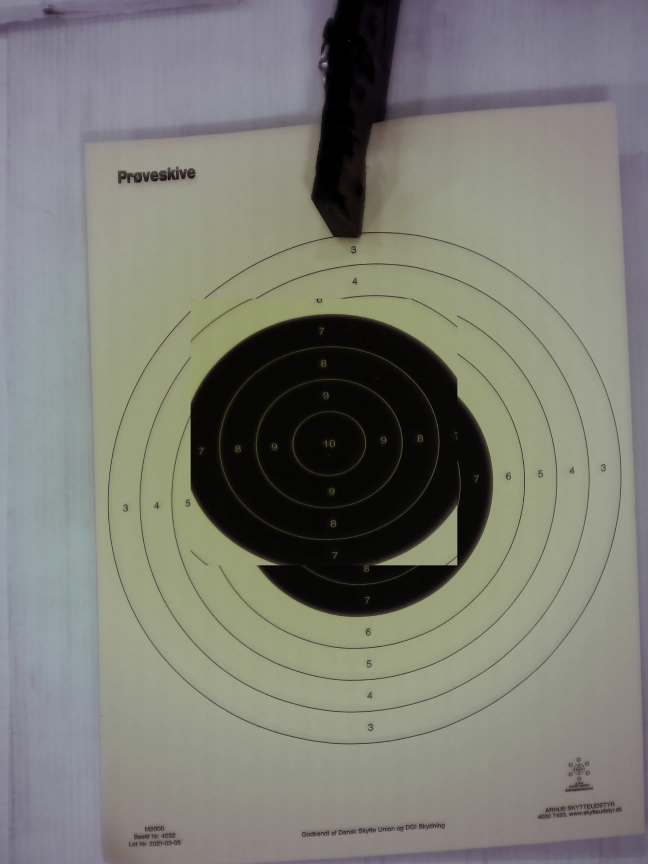
#> input picture test_corrected.jpg, 1944 x 2592 px, given in place of 10-shot-1.mkv, which was not available (shown at 1/3 size)
$ python find_first_shot.py
#> lines starting #> are read from the running program, lines starting #| are printed output that depends on the picture; pictures that were not available may be replaced by others from this repository, and a replacement may not be noted
### perspective.py
#!/usr/bin/env python3
"""
Perspective transformation and ellipse detection utilities
Handles ellipse detection, ellipse-to-circle transformation, debug visualization, and related calculations
"""
import cv2
import numpy as np
import os
import time
import yaml


class Perspective:
    """Handles perspective correction and ellipse detection for camera targeting systems"""

    def __init__(self, calibration_file="perspective_calibration.yaml"):
        self.calibration_file = calibration_file
        self.saved_perspective_matrix = None
        self.saved_ellipse_data = None
        self.saved_checkerboard_data = None
        self.calibration_method = None  # 'ellipse' or 'checkerboard'
        self.calibration_resolution = None
        self.debug_mode = False
        self.debug_frame = None

        # Load saved calibration on startup
        self.load_calibration()

    def set_debug_mode(self, enabled):
        """Enable or disable debug visualization"""
        self.debug_mode = enabled

    def get_debug_frame(self):
        """Get the current debug frame"""
        return self.debug_frame

    # [882 lines left out: functions analyze_ring_detection, experimental_ellipse_detection, draw_all_ellipses, create_ellipse_to_circle_transform, measure_circle_circularity, transform_ellipse_center and 10 more, not called in this run]

    def apply_perspective_correction(self, frame, matrix=None, output_size=None):
        """
        Apply perspective correction to frame using the original frame dimensions
        Handles both affine (2x3) and perspective (3x3) transformation matrices
        """
        # Use saved matrix if none provided
        if matrix is None:
            matrix = self.saved_perspective_matrix

        if matrix is None:
            return None

        # Use original frame dimensions if output_size not specified
        if output_size is None:
            input_height, input_width = frame.shape[:2]
            output_size = (input_width, input_height)

        # Apply the transformation
        if matrix.shape == (2, 3):
            return cv2.warpAffine(frame, matrix, output_size)
        elif matrix.shape == (3, 3):
            return cv2.warpPerspective(frame, matrix, output_size)
        else:
            print(f"Unsupported matrix shape: {matrix.shape}")
            return None

    # [33 lines left out: function save_calibration, not called in this run]

    def load_calibration(self):
        """Load perspective calibration from YAML file"""
        if not os.path.exists(self.calibration_file):
            print(f"No calibration file found at {self.calibration_file}")
            return False, "No calibration file found"

        try:
            with open(self.calibration_file, 'r') as f:
                calibration_data = yaml.safe_load(f)

            # Load perspective matrix and resolution
            if 'perspective_matrix' in calibration_data:
                self.saved_perspective_matrix = np.array(calibration_data['perspective_matrix'], dtype=np.float32)
                self.calibration_resolution = calibration_data.get('camera_resolution', None)

            # Load calibration method
            self.calibration_method = calibration_data.get('calibration_method', 'unknown')

            # Load method-specific data
            if 'ellipse_data' in calibration_data:
                self.saved_ellipse_data = calibration_data['ellipse_data']
            if 'checkerboard_data' in calibration_data:
                self.saved_checkerboard_data = calibration_data['checkerboard_data']

            timestamp = calibration_data.get('timestamp', 0)
            age_hours = (time.time() - timestamp) / 3600

            method_name = self.calibration_method or 'unknown'
            print(f"Perspective calibration ({method_name}) loaded from {self.calibration_file} (age: {age_hours:.1f} hours)")
            return True, f"Calibration loaded successfully ({method_name}, age: {age_hours:.1f}h)"

        except Exception as e:
            error_msg = f"Failed to load calibration: {str(e)}"
            print(error_msg)
            return False, error_msg

    # [567 lines left out: functions detect_checkerboard_corners, create_checkerboard_perspective_transform, calibrate_perspective_checkerboard, calibrate_perspective_ellipse_iterative, _create_iterative_debug_frame, calibrate_perspective and 1 more, not called in this run]

    def get_perspective_matrix(self):
        """Get the current perspective matrix"""
        return self.saved_perspective_matrix

### find_first_shot.py
#!/usr/bin/env python3
"""
Find the exact frame where the first shot appears (between frames 50-100)
"""

import cv2
import numpy as np
from perspective import Perspective


def scan_frame_range(video_path, start_frame, end_frame, reference_frame_num=50):
    """
    Scan a range of frames to find where the first shot appears
    """
#> called with video_path = 'samples/10-shot-1.mkv', start_frame = 50, end_frame = 100, reference_frame_num = 50
    cap = cv2.VideoCapture(video_path)
    fps = cap.get(cv2.CAP_PROP_FPS)

    perspective = Perspective()

    # Get reference frame (clean target)
    cap.set(cv2.CAP_PROP_POS_FRAMES, reference_frame_num)
    ret, ref_frame = cap.read()
#> ref_frame is the input picture: shape (2592, 1944, 3); mean B, G, R 116.2, 124.1, 123.8
    if not ret:
        print(f"❌ Could not read reference frame {reference_frame_num}")
        return None

    ref_frame = cv2.rotate(ref_frame, cv2.ROTATE_90_COUNTERCLOCKWISE)
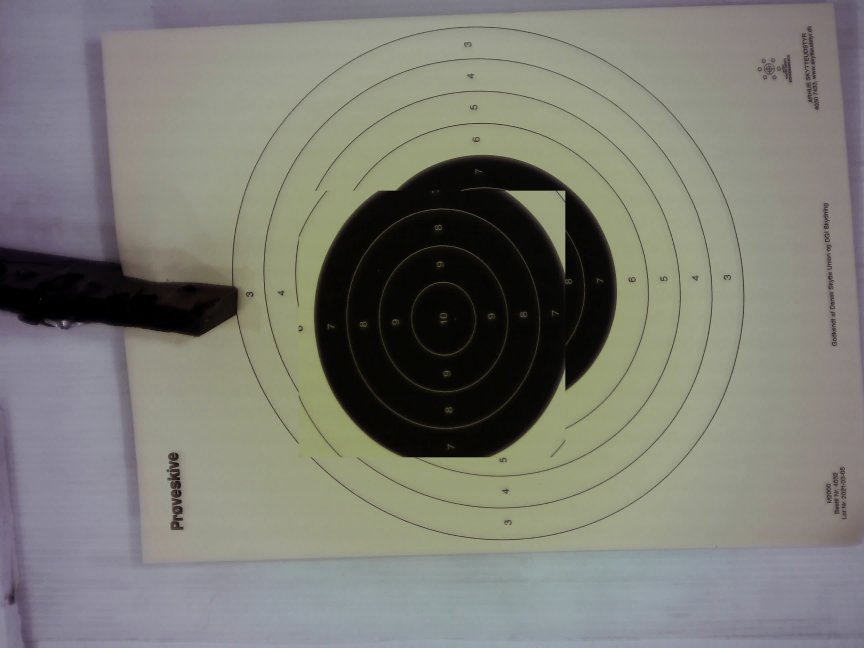
#> ref_frame: shape (1944, 2592, 3) (shown at 1/3 size); mean B, G, R 116.2, 124.1, 123.8
    ref_frame = perspective.apply_perspective_correction(ref_frame)
#> in apply_perspective_correction, `return cv2.warpPerspective(frame, matrix, output_size)`:
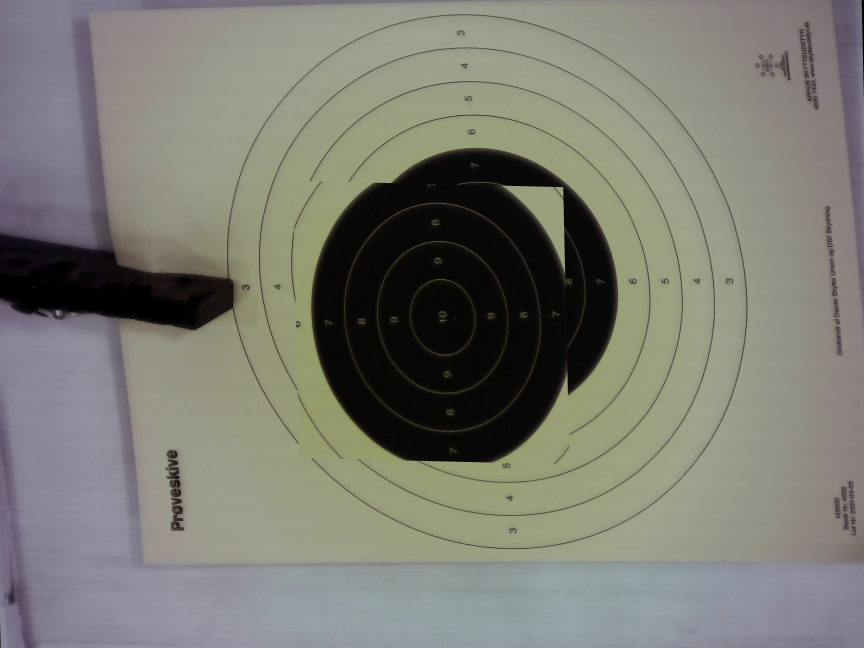
#> returned value: shape (1944, 2592, 3) (shown at 1/3 size); mean of channels 0, 1, 2 115.1, 124.1, 123.7; drawn as B, G, R
    ref_gray = cv2.cvtColor(ref_frame, cv2.COLOR_BGR2GRAY)
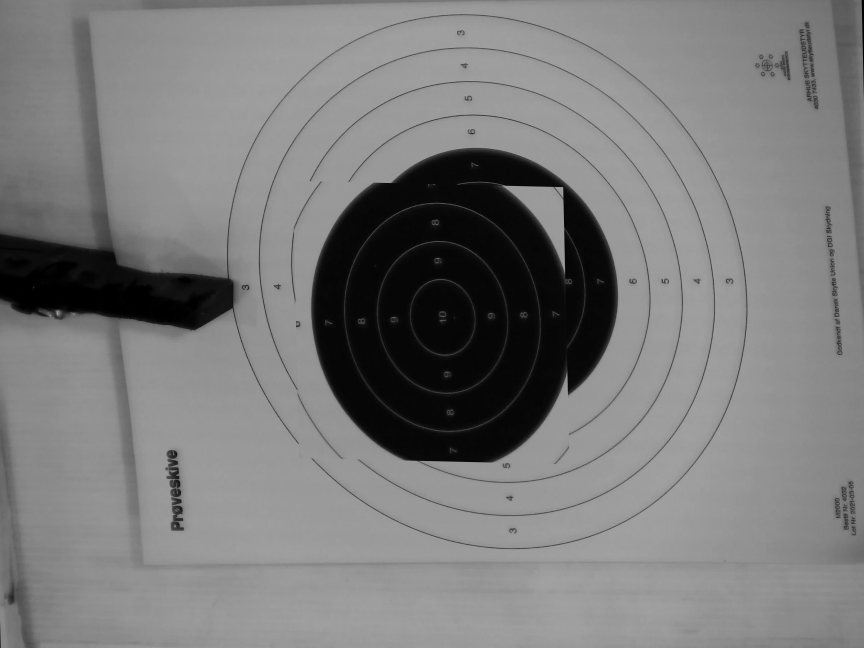
#> ref_gray: shape (1944, 2592) (shown at 1/3 size); min 0, max 199, mean 123

    print(f"🔍 Scanning frames {start_frame} to {end_frame} (reference: frame {reference_frame_num})")
    print(f"=" * 70)

    results = []

    for frame_num in range(start_frame, end_frame + 1):
        cap.set(cv2.CAP_PROP_POS_FRAMES, frame_num)
        ret, frame = cap.read()
        if not ret:
            break

        # Apply transformations
        frame = cv2.rotate(frame, cv2.ROTATE_90_COUNTERCLOCKWISE)
        frame = perspective.apply_perspective_correction(frame)
        gray = cv2.cvtColor(frame, cv2.COLOR_BGR2GRAY)

        # Calculate difference
        diff = cv2.absdiff(ref_gray, gray)
        mean_diff = np.mean(diff)
        max_diff = np.max(diff)

        # Count pixels with significant change (> 10 intensity units)
        significant_change = np.sum(diff > 10)

        time_sec = frame_num / fps

        results.append({
            'frame': frame_num,
            'time': time_sec,
            'mean_diff': mean_diff,
            'max_diff': max_diff,
            'changed_pixels': significant_change
        })

        # Print every frame in this range
        marker = ""
        if mean_diff > 2.0:
            marker = "  ⚠️  HIGH DIFF"
        elif mean_diff > 1.0:
            marker = "  ⚡ MEDIUM"

        print(f"Frame {frame_num:3d} ({time_sec:5.2f}s): mean={mean_diff:5.2f}, "
              f"max={max_diff:3.0f}, changed_px={significant_change:6d}{marker}")
#> this loop made 30 passes
#| Frame  50 ( 1.67s): mean= 0.00, max=  0, changed_px=     0
#| Frame  51 ( 1.70s): mean= 0.00, max=  0, changed_px=     0
#| Frame  52 ( 1.73s): mean= 0.00, max=  0, changed_px=     0
#| Frame  53 ( 1.77s): mean= 0.00, max=  0, changed_px=     0
#| Frame  54 ( 1.80s): mean= 0.00, max=  0, changed_px=     0
#| Frame  55 ( 1.83s): mean= 0.00, max=  0, changed_px=     0
#| Frame  56 ( 1.87s): mean= 0.00, max=  0, changed_px=     0
#| Frame  57 ( 1.90s): mean= 0.00, max=  0, changed_px=     0
#> (further printed lines are left out)
#> after the loop, results = 29 items

    cap.release()

    # Find the frame with biggest jump
    if results:
        print(f"\n📊 Analysis:")
        print(f"=" * 70)

        # Sort by mean difference
        by_mean = sorted(results, key=lambda x: x['mean_diff'], reverse=True)
        print(f"\nTop 5 by mean difference:")
        for i, r in enumerate(by_mean[:5]):
            print(f"  {i+1}. Frame {r['frame']} ({r['time']:.2f}s): mean={r['mean_diff']:.2f}")

        # Look for sudden jumps
        print(f"\nLooking for sudden jumps in difference:")
        for i in range(1, len(results)):
            prev_mean = results[i-1]['mean_diff']
            curr_mean = results[i]['mean_diff']
            jump = curr_mean - prev_mean

            if jump > 0.5:  # Significant jump
                print(f"  Frame {results[i]['frame']} ({results[i]['time']:.2f}s): "
                      f"jump={jump:+.2f} (from {prev_mean:.2f} to {curr_mean:.2f})")

        # Return the frame with highest mean diff
        best_frame = by_mean[0]['frame']
        print(f"\n✅ Most likely first shot frame: {best_frame} ({by_mean[0]['time']:.2f}s)")

        return best_frame

    return None


# [66 lines left out: function extract_and_compare, not called in this run]


if __name__ == "__main__":
    video_path = "samples/10-shot-1.mkv"

    # Scan frames 50-100 to find first shot
    first_shot_frame = scan_frame_range(video_path, start_frame=50, end_frame=100, reference_frame_num=50)

    if first_shot_frame:
        # Extract and compare
        extract_and_compare(video_path, ref_frame_num=50, shot_frame_num=first_shot_frame)

        print(f"\n✅ First shot analysis complete!")
        print(f"   Reference: Frame 50")
        print(f"   First shot: Frame {first_shot_frame}")
